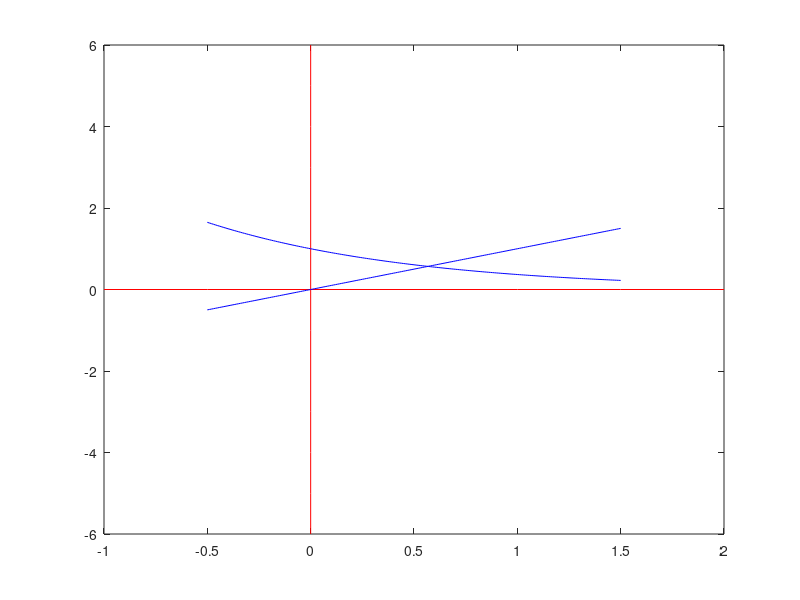

Source code (MATLAB): (Note: this script raises an error after producing the figure.)
% Ilham Nur Romdoni, M0520038

x = -0.5:0.01:1.5;
y1 = exp(-x);
y2 = x;
X = -1:0.5:2;
Y = 0.*X;
Y1 = -6:1:6;
X1 = 0.*Y1;
plot(X,Y,'r',X1,Y1,'r',x,y1,'b',x,y2,'b');
gtext('f(x1) = exp(-x)');
gtext('f(x2) = x');
gtext('akar');